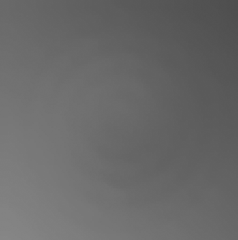
#> input picture Lab_4/data/hist1.bmp, 238 x 240 px
$ jupyter execute --allow-errors Task_4_2_operations_on_histograms.ipynb   (shell and % lines are left out)
#> lines starting #> are read from the running program, lines starting #| are printed output that depends on the picture
# Task 4.2. Operations on histograms 1.3. - 1.15.
---
***Author: Piotr Skalski***

## Imports

[cell 1]
import numpy as np
import cv2
import os

import matplotlib.pyplot as plt

## Settings

[cell 2]
SOURCE_DIR = "./../data/"
IMAGE_NAME = "hist1.bmp"

## Loading images

[cell 3]
# building path to file
image_path = os.path.join(SOURCE_DIR, IMAGE_NAME)
# loading files
image = cv2.imread(image_path, 0)
#> image is the input picture: shape (240, 238); min 77, max 135, mean 105

## Display the basic histogram

[cell 4]
# creation of a cumulative histogram
hist,bins = np.histogram(image.flatten(),256,[0,256])
#> hist = 256 values, max 2373 at index 105, min 0 at index 0, mean 223.1; bins = 257 values from 0 to 256
cdf = hist.cumsum()
#> cdf = 256 values from 0 to 57120
cdf_base = cdf * hist.max()/ cdf.max()
#> cdf_base = 256 values from 0 to 2373

[cell 5]
plt.style.use('dark_background')
fig = plt.figure(figsize=(16,8))
fig.suptitle('Basic histogram', fontsize = 25)
ax1 = fig.add_subplot(121)
ax1.imshow(image, 'gray')
ax1.set_title("image")

ax2 = fig.add_subplot(122)
ax2.hist(image.ravel(), 256, [0,256], color = '#9E7CC1')
ax2.plot(cdf_base, color = '#8ECDEA')
ax2.set_title("histogram")

plt.show()
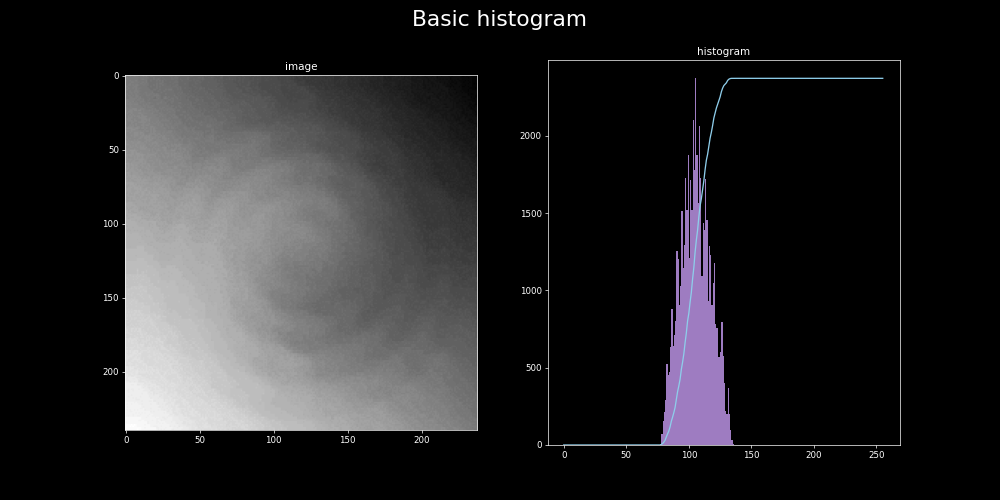
#> figure drawn by matplotlib, 2 panels; panel 2: tallest bar 2373 high, from x = 105 to 106; panel 2: curve peaks at x = 135, y = 2373

## Aqualizedd histogram

[cell 6]
image_max = image.max()
#> image_max = 135
image_min = image.min()
#> image_min = 77

[cell 7]
def streach_histogram(value):
    return ((value - image_min)/(image_max - image_min))*255

streach_histogram = np.vectorize(streach_histogram)

[cell 8]
image_adj = streach_histogram(image)
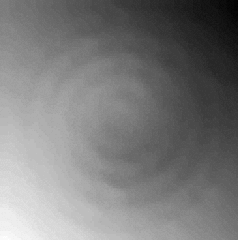
#> image_adj: shape (240, 238) float64; min 0, max 255, mean 123.3

[cell 9]
plt.style.use('dark_background')
fig = plt.figure(figsize=(16,8))
fig.suptitle('Aqualizedd histogram', fontsize = 25)
ax1 = fig.add_subplot(121)
ax1.imshow(image_adj, 'gray')
ax1.set_title("image")

ax2 = fig.add_subplot(122)
ax2.hist(image_adj.ravel(), 256, [0,256], color = '#9E7CC1')
#> (the rest of this cell did not finish here and is left out)

## Equalized histogram

[cell 10]
# equalized histogram
image_eq = cv2.equalizeHist(image)
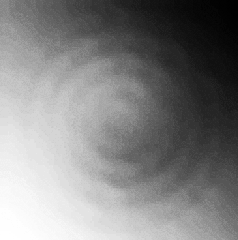
#> image_eq: shape (240, 238); min 0, max 255, mean 130.4

# creation of a cumulative histogram
hist,bins = np.histogram(image_eq.flatten(),256,[0,256])
#> hist = 256 values, max 2373 at index 134, min 0 at index 4, mean 223.1
cdf = hist.cumsum()
#> cdf = 256 values from 75 to 57120
cdf_eq = cdf * hist.max()/ cdf.max()
#> cdf_eq = 256 values from 3.12 to 2373

[cell 11]
plt.style.use('dark_background')
fig = plt.figure(figsize=(16,8))
fig.suptitle('Equalized histogram', fontsize = 25)
ax1 = fig.add_subplot(121)
ax1.imshow(image_eq, 'gray')
ax1.set_title("image")

ax2 = fig.add_subplot(122)
ax2.hist(image_eq.ravel(), 256, [0,256], color = '#9E7CC1')
ax2.plot(cdf_eq, color = '#8ECDEA')
ax2.set_title("histogram")

plt.show()
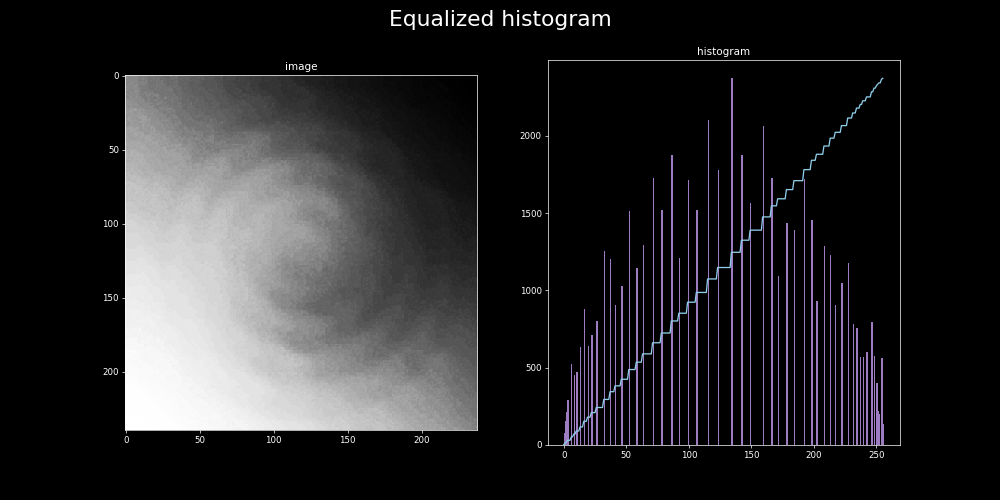
#> figure drawn by matplotlib, 2 panels; panel 2: tallest bar 2373 high, from x = 134 to 135; panel 2: curve peaks at x = 255, y = 2373

## LUT

[cell 12]
# building look up table
look_up_table = (255 * cdf_base) // cdf_base.max()
#> look_up_table = 256 values from 0 to 255
image_lut = cv2.LUT(image, look_up_table)

# creation of a cumulative histogram
hist,bins = np.histogram(image_lut.flatten(),256,[0,256])
#> hist = 256 values, max 2373 at index 134, min 0 at index 2, mean 223.1
cdf = hist.cumsum()
cdf_lut = cdf * hist.max()/ cdf.max()
#> cdf_lut = 256 values from 3.12 to 2373

[cell 13]
plt.style.use('dark_background')
fig = plt.figure(figsize=(16,8))
fig.suptitle('LUT using Adjusted histogram', fontsize = 25)
ax1 = fig.add_subplot(121)
ax1.imshow(image_lut, 'gray')
ax1.set_title("image")

ax2 = fig.add_subplot(122)
ax2.hist(image_lut.ravel(), 256, [0,256], color = '#9E7CC1')
ax2.plot(cdf_lut, color = '#8ECDEA')
ax2.set_title("histogram")

plt.show()
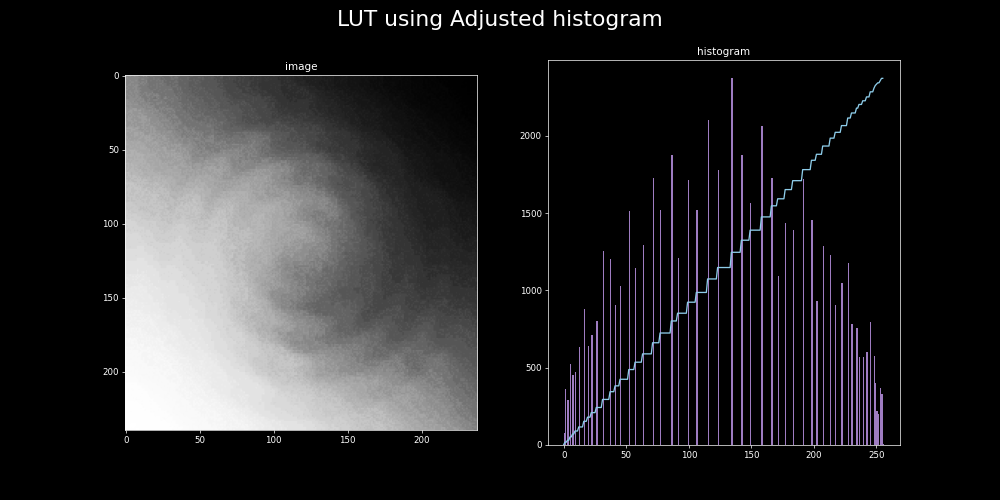
#> figure drawn by matplotlib, 2 panels; panel 2: tallest bar 2373 high, from x = 134 to 135; panel 2: curve peaks at x = 255, y = 2373

## CLAHE

[cell 14]
# create a CLAHE object (Arguments are optional).
clahe = cv2.createCLAHE(clipLimit=2.0, tileGridSize=(8,8))
image_cl1 = clahe.apply(image)

[cell 15]
# creation of a cumulative histogram
hist,bins = np.histogram(image_cl1.flatten(),256,[0,256])
#> hist = 256 values, max 1803 at index 109, min 0 at index 0, mean 223.1
cdf = hist.cumsum()
#> cdf = 256 values from 0 to 57120
cdf_cl1 = cdf * hist.max()/ cdf.max()
#> cdf_cl1 = 256 values from 0 to 1803

[cell 16]
plt.style.use('dark_background')
fig = plt.figure(figsize=(16,8))
fig.suptitle('CLAHE', fontsize = 25)
ax1 = fig.add_subplot(121)
ax1.imshow(image_cl1, 'gray')
ax1.set_title("image")

ax2 = fig.add_subplot(122)
ax2.hist(image_cl1.ravel(), 256, [0,256], color = '#9E7CC1')
ax2.plot(cdf_cl1, color = '#8ECDEA')
ax2.set_title("histogram")

plt.show()
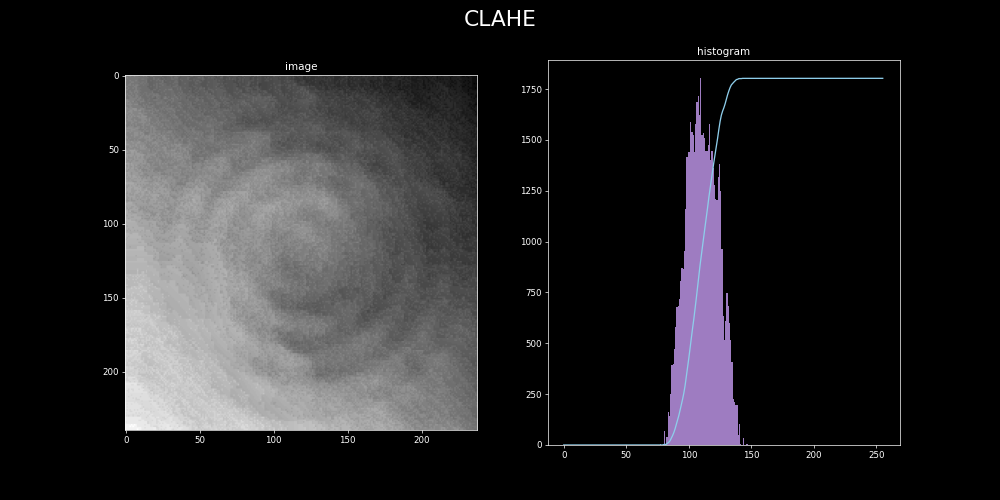
#> figure drawn by matplotlib, 2 panels; panel 2: tallest bar 1803 high, from x = 109 to 110; panel 2: curve peaks at x = 146, y = 1803

$ run again, with Lab_4/data/hist2.bmp copied over Lab_4/data/hist1.bmp
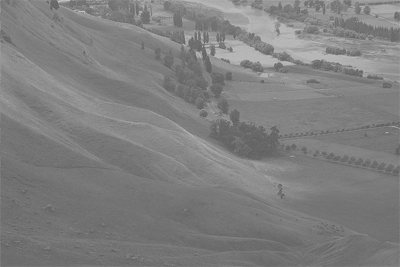
#> input picture Lab_4/data/hist2.bmp, 400 x 267 px
#> image is the input picture: shape (267, 400); min 92, max 199, mean 126.8
#> `hist,bins = np.histogram(image.flatten(),256,[0,256])`: hist = 256 values, max 4299 at index 116, min 0 at index 0, mean 417.2; bins = 257 values from 0 to 256
#> `cdf = hist.cumsum()`: cdf = 256 values from 0 to 106800
#> cdf_base = 256 values from 0 to 4299
#> image_max = 199
#> image_min = 92
#> `image_eq = cv2.equalizeHist(image)`:
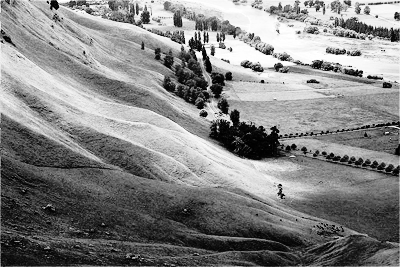
#> image_eq: shape (267, 400); min 0, max 255, mean 130.5
#> `hist,bins = np.histogram(image_eq.flatten(),256,[0,256])`: hist = 256 values, max 4299 at index 73, min 0 at index 6, mean 417.2
#> `cdf = hist.cumsum()`: cdf = 256 values from 115 to 106800
#> cdf_eq = 256 values from 4.63 to 4299
#> look_up_table = 256 values from 0 to 255
#> `hist,bins = np.histogram(image_lut.flatten(),256,[0,256])`: hist = 256 values, max 4299 at index 72, min 0 at index 5, mean 417.2
#> `cdf = hist.cumsum()`: cdf = 256 values from 271 to 106800
#> cdf_lut = 256 values from 10.91 to 4299
#> `hist,bins = np.histogram(image_cl1.flatten(),256,[0,256])`: hist = 256 values, max 2352 at index 119, min 0 at index 0, mean 417.2
#> `cdf = hist.cumsum()`: cdf = 256 values from 0 to 106800
#> cdf_cl1 = 256 values from 0 to 2352
#> `plt.show()`:
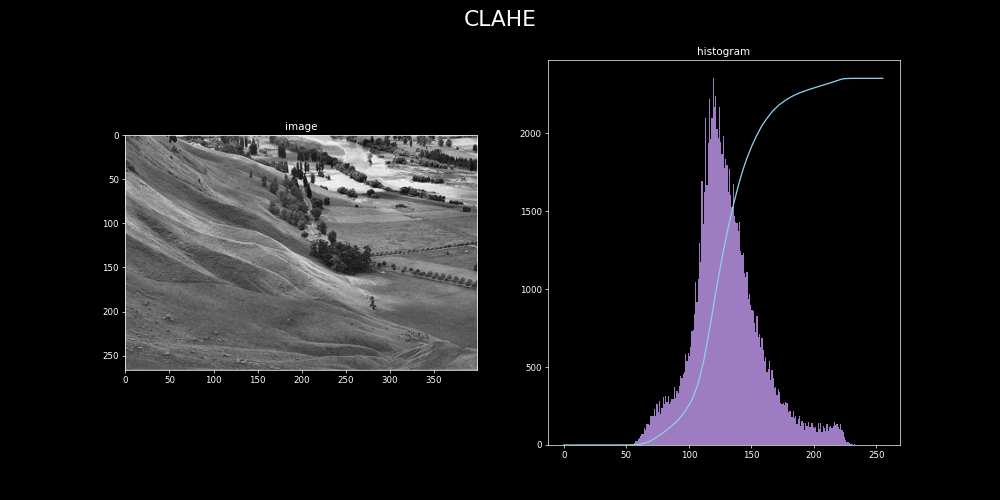
#> figure drawn by matplotlib, 2 panels; panel 2: tallest bar 2352 high, from x = 119 to 120; panel 2: curve peaks at x = 236, y = 2352

$ run again, with Lab_4/data/hist3.bmp copied over Lab_4/data/hist1.bmp
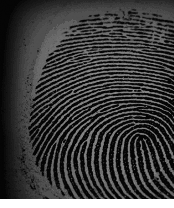
#> input picture Lab_4/data/hist3.bmp, 174 x 208 px
#> image is the input picture: shape (208, 174); min 4, max 255, mean 61.1
#> `hist,bins = np.histogram(image.flatten(),256,[0,256])`: hist = 256 values, max 5075 at index 5, min 0 at index 0, mean 141.4; bins = 257 values from 0 to 256
#> `cdf = hist.cumsum()`: cdf = 256 values from 0 to 36192
#> cdf_base = 256 values from 0 to 5075
#> image_max = 255
#> image_min = 4
#> `image_eq = cv2.equalizeHist(image)`:
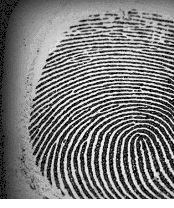
#> image_eq: shape (208, 174); min 0, max 255, mean 125.7
#> `hist,bins = np.histogram(image_eq.flatten(),256,[0,256])`: hist = 256 values, max 5075 at index 38, min 0 at index 1, mean 141.4
#> `cdf = hist.cumsum()`: cdf = 256 values from 2265 to 36192
#> cdf_eq = 256 values from 317.6 to 5075
#> look_up_table = 256 values from 0 to 255
#> `hist,bins = np.histogram(image_lut.flatten(),256,[0,256])`: hist = 256 values, max 5075 at index 51, min 0 at index 0, mean 141.4
#> `cdf = hist.cumsum()`: cdf = 256 values from 0 to 36192
#> cdf_lut = 256 values from 0 to 5075
#> `hist,bins = np.histogram(image_cl1.flatten(),256,[0,256])`: hist = 256 values, max 5008 at index 9, min 0 at index 0, mean 141.4
#> cdf_cl1 = 256 values from 0 to 5008
#> `plt.show()`:
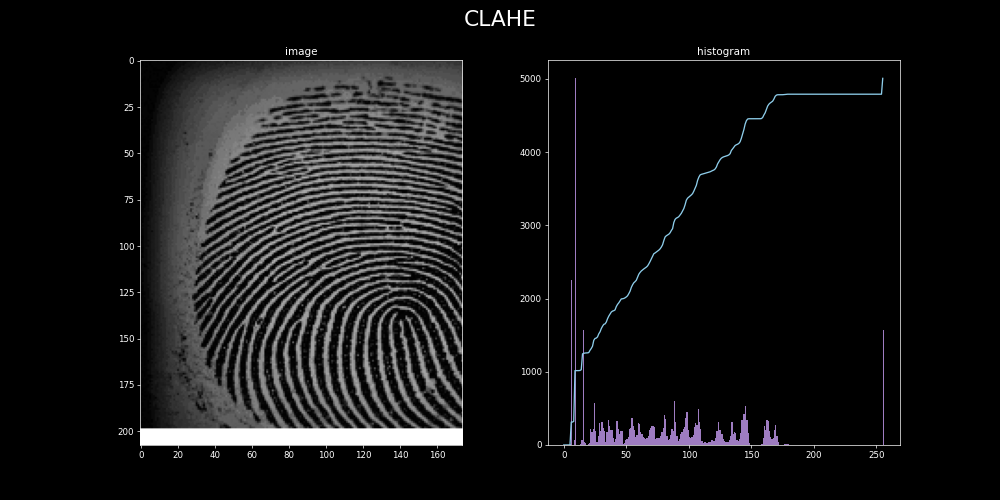
#> figure drawn by matplotlib, 2 panels; panel 2: tallest bar 5008 high, from x = 9 to 10; panel 2: curve peaks at x = 255, y = 5008

$ run again, with Lab_4/data/hist4.bmp copied over Lab_4/data/hist1.bmp
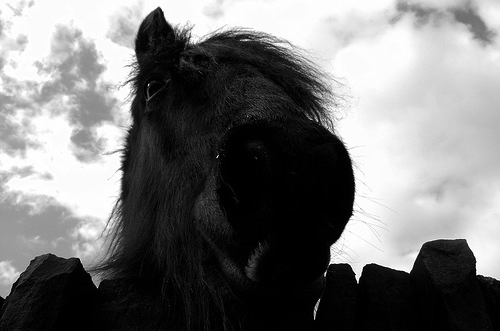
#> input picture Lab_4/data/hist4.bmp, 500 x 331 px
#> image is the input picture: shape (331, 500); min 0, max 255, mean 117.8
#> `hist,bins = np.histogram(image.flatten(),256,[0,256])`: hist = 256 values, max 14960 at index 0, min 18 at index 100, mean 646.5; bins = 257 values from 0 to 256
#> `cdf = hist.cumsum()`: cdf = 256 values from 14960 to 165500
#> cdf_base = 256 values from 1352.3 to 14960
#> image_max = 255
#> image_min = 0
#> `hist,bins = np.histogram(image_eq.flatten(),256,[0,256])`: hist = 256 values, max 14960 at index 0, min 0 at index 1, mean 646.5
#> cdf_eq = 256 values from 1352.3 to 14960
#> look_up_table = 256 values from 23 to 255
#> `image_lut = cv2.LUT(image, look_up_table)`:
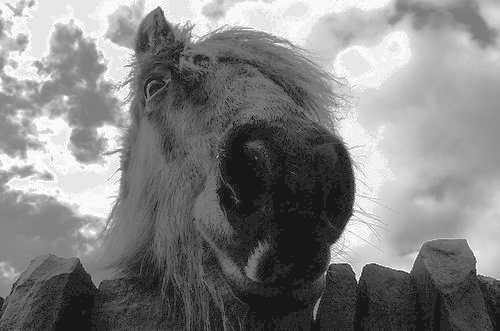
#> image_lut: shape (331, 500) float64; min 23, max 255, mean 129.6
#> `hist,bins = np.histogram(image_lut.flatten(),256,[0,256])`: hist = 256 values, max 14960 at index 23, min 0 at index 0, mean 646.5
#> `cdf = hist.cumsum()`: cdf = 256 values from 0 to 165500
#> cdf_lut = 256 values from 0 to 14960
#> `hist,bins = np.histogram(image_cl1.flatten(),256,[0,256])`: hist = 256 values, max 14624 at index 3, min 0 at index 0, mean 646.5
#> cdf_cl1 = 256 values from 0 to 14624
#> `plt.show()`:
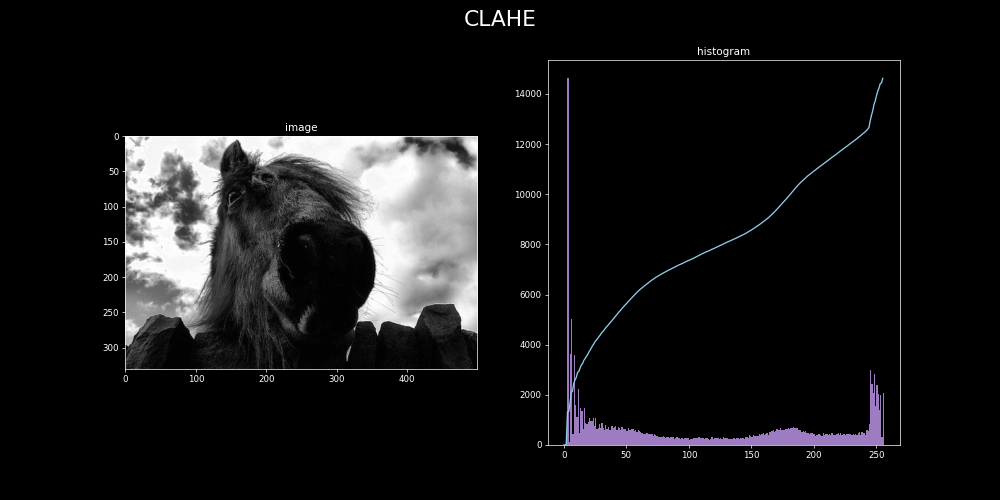
#> figure drawn by matplotlib, 2 panels; panel 2: tallest bar 14624 high, from x = 3 to 4; panel 2: curve peaks at x = 255, y = 14624
